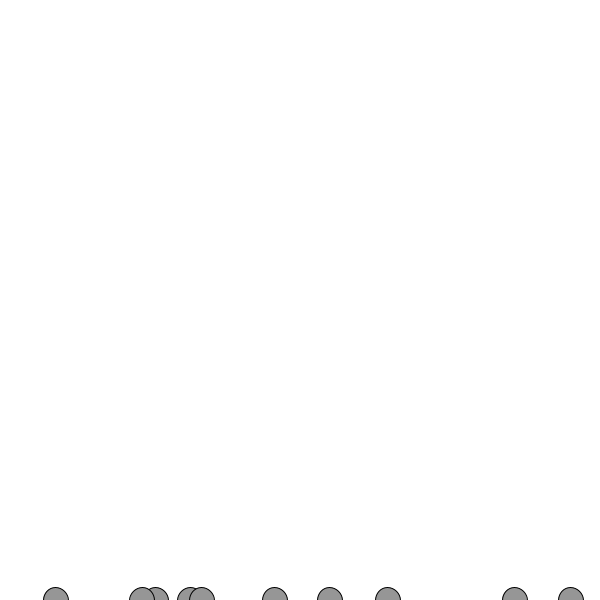
Frame 1 (no input)
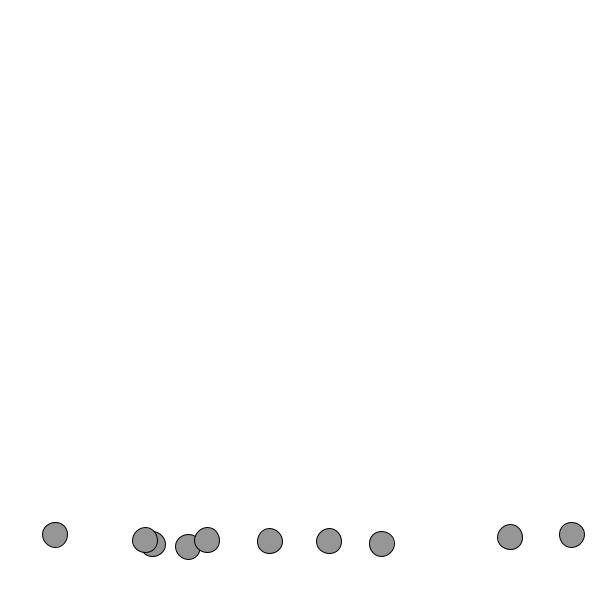
Frame 60 (the mouse pressed at the canvas centre just before this capture)
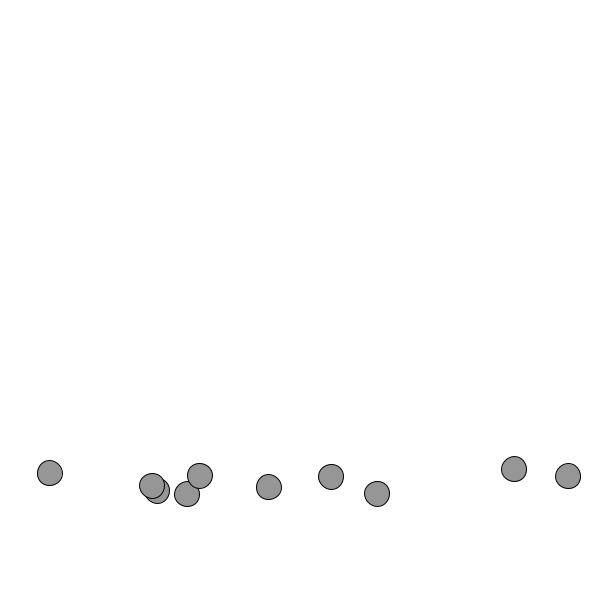
Frame 120 (the mouse held since frame 60 and released just before this capture)

The Processing sketch that drew these frames (run headless with seeded random() and noise(); from frame 60 on, the mouse is pressed at the canvas centre):

// Processing sketch: key_Pressed_ball_never_see
// ── key_Pressed_ball_never_see.pde
Ball[]ball = new Ball[10];
float total = 10;
void setup()
{
  size(600, 600);
  for (int i=0; i<ball.length; i++)
  {
    ball[i] = new Ball(25);
  }
}
void mouseMoved()
{
  println(total);
  if (total < 10)
  {
    total +=1;
  }
}
void keyPressed()
{
  println(total);
  if (total > 0)
  {
    total -= 1;
  }
}
void draw()
{
  background(255);
  for (int i = 0; i < total; i++)
  {
    ball[i].display();
    ball[i].ascend();
    ball[i].top();
  }
}
class Ball
{
  float x, y, diameter;
  Ball(float ptr)
  {
    x =  random(width);
    y = height;
    diameter = ptr;
  }
  void display()
  {
    fill(150);
    stroke(0);
    ellipse(x, y, diameter, diameter);
  }
  void ascend()
  {
    y--;
    x += random(-1, 1 );
    y += random(-1, 1);
  }
  void top()
  {
    if (y<-500)
      y=500;
  }
}
